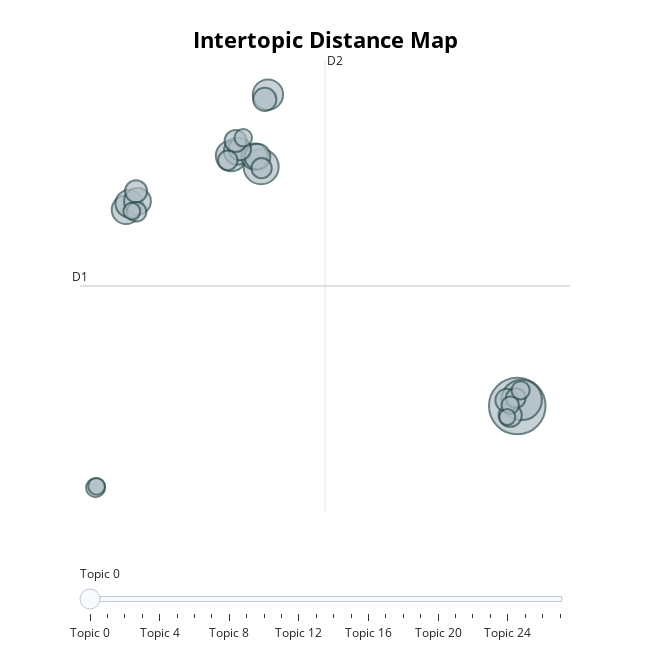

This figure's notebook cell:
### Code cell
word_wizard.topic_model.visualize_topics()

### Figure 1 — Plotly figure (JSON) as saved in the notebook; plotly's stock layout.template omitted (floating-point values rounded to 4 significant figures)
{"data": [{"customdata": [[0, "market | reports | research | studies | statistics", 125], [1, "research | findings | methodology82 | methodology | methodologyresearch", 64], [2, "quantum | sales | global | computing | manufacturers", 48], [3, "stocks | billionaires | stock | nasdaqbidu | investors", 37], [4, "toshiba | qx | quantum | digital | technological", 36], [5, "qubits | quantum | computing | computers | computational", 32], [6, "quantum | qubits | phonons | phonon | qubit", 29], [7, "quantum | gpu | nvidia | engines | computational", 28], [8, "quantum | markets | market | technologies | overview", 28], [9, "quantum | computing | technologies | trends | future", 27], [10, "quantum | 2029 | 2023 | 2028 | 2022", 26], [11, "forecast | markets | market | growth | japan", 21], [12, "regions | asia | region | regional | america", 21], [13, "quantum | ibms | manufacturers | qexa | supercomputing", 21], [14, "simulatormarket | simulator | quantum | computing | applications", 20], [15, "technologies | quantum | innovation | ethical | risks", 19], [16, "markets | quantum | market | marketplace | industry", 19], [17, "quantum | express | computing | future | 2030", 16], [18, "marketwatch | editorialcomtexcom | release | market | emailsales360marketupdatescom", 15], [19, "qristal | quantumbased | quantumenhanced | quantum | sdk", 15], [20, "billionaire | investments | holdings | investors | million", 15], [21, "14242530807 | 3239 | contact | 0807 | 0946", 14], [22, "channel | distributorstraders | distributors | marketing | sales", 13], [23, "quantum | marketsegmentation | marketsegment | enterprise | market", 12], [24, "market | global | growth | currency | vendors", 12], [25, "comtex434658069259820230609t052446 | comtex434646194259820230609t022744 | comtex434861594277820230612t075023 | comtex434868934259820230612t092824 | comtex434814527259820230611t151415", 11], [26, "graphene | graphenes | qubits | quantum | semiconductors", 11], [27, "forecast | forecasted | consumption | production | revenue", 10]], "hovertemplate": "<b>Topic %{customdata[0]}</b><br>%{customdata[1]}<br>Size: %{customdata[2]}", "legendgroup": "", "marker": {"color": "#B0BEC5", "line": {"color": "DarkSlateGrey", "width": 2}, "size": [125, 64, 48, 37, 36, 32, 29, 28, 28, 27, 26, 21, 21, 21, 20, 19, 19, 16, 15, 15, 15, 14, 13, 12, 12, 11, 11, 10], "sizemode": "area", "sizeref": 0.07812, "symbol": "circle"}, "mode": "markers", "name": "", "orientation": "v", "showlegend": false, "type": "scatter", "x": [21.6, 21.9, 4.199, 2.167, 4.66, -4.979, -4.776, -4.203, 2.578, 3.754, 3.945, 21.12, 20.9, 4.446, 2.742, -4.299, 2.464, 4.228, 21.5, -4.266, 1.929, -7.051, 21.83, 2.986, 21.12, -6.981, -4.592, 20.92], "xaxis": "x", "y": [-4.179, -3.861, 8.221, 8.783, 11.96, 5.993, 6.31, 6.429, 9.024, 8.746, 8.743, -4.659, -3.885, 11.71, 9.138, 6.947, 9.554, 8.148, -3.764, 5.891, 8.551, -8.409, -3.366, 9.718, -4.137, -8.339, 5.915, -4.751], "yaxis": "y"}], "layout": {"annotations": [{"showarrow": false, "text": "D1", "x": -8.109, "y": 2.04, "yshift": 10}, {"showarrow": false, "text": "D2", "x": 8.537, "xshift": 10, "y": 13.75}], "height": 650, "hoverlabel": {"bgcolor": "white", "font": {"family": "Rockwell", "size": 16}}, "legend": {"itemsizing": "constant", "tracegroupgap": 0}, "margin": {"t": 60}, "shapes": [{"line": {"color": "#CFD8DC", "width": 2}, "type": "line", "x0": 8.537, "x1": 8.537, "y0": -9.671, "y1": 13.75}, {"line": {"color": "#9E9E9E", "width": 2}, "type": "line", "x0": -8.109, "x1": 25.18, "y0": 2.04, "y1": 2.04}], "sliders": [{"active": 0, "pad": {"t": 50}, "steps": [{"args": [{"marker.color": [["red", "#B0BEC5", "#B0BEC5", "#B0BEC5", "#B0BEC5", "#B0BEC5", "#B0BEC5", "#B0BEC5", "#B0BEC5", "#B0BEC5", "#B0BEC5", "#B0BEC5", "#B0BEC5", "#B0BEC5", "#B0BEC5", "#B0BEC5", "#B0BEC5", "#B0BEC5", "#B0BEC5", "#B0BEC5", "#B0BEC5", "#B0BEC5", "#B0BEC5", "#B0BEC5", "#B0BEC5", "#B0BEC5", "#B0BEC5", "#B0BEC5"]]}], "label": "Topic 0", "method": "update"}, {"args": [{"marker.color": [["#B0BEC5", "red", "#B0BEC5", "#B0BEC5", "#B0BEC5", "#B0BEC5", "#B0BEC5", "#B0BEC5", "#B0BEC5", "#B0BEC5", "#B0BEC5", "#B0BEC5", "#B0BEC5", "#B0BEC5", "#B0BEC5", "#B0BEC5", "#B0BEC5", "#B0BEC5", "#B0BEC5", "#B0BEC5", "#B0BEC5", "#B0BEC5", "#B0BEC5", "#B0BEC5", "#B0BEC5", "#B0BEC5", "#B0BEC5", "#B0BEC5"]]}], "label": "Topic 1", "method": "update"}, {"args": [{"marker.color": [["#B0BEC5", "#B0BEC5", "red", "#B0BEC5", "#B0BEC5", "#B0BEC5", "#B0BEC5", "#B0BEC5", "#B0BEC5", "#B0BEC5", "#B0BEC5", "#B0BEC5", "#B0BEC5", "#B0BEC5", "#B0BEC5", "#B0BEC5", "#B0BEC5", "#B0BEC5", "#B0BEC5", "#B0BEC5", "#B0BEC5", "#B0BEC5", "#B0BEC5", "#B0BEC5", "#B0BEC5", "#B0BEC5", "#B0BEC5", "#B0BEC5"]]}], "label": "Topic 2", "method": "update"}, {"args": [{"marker.color": [["#B0BEC5", "#B0BEC5", "#B0BEC5", "red", "#B0BEC5", "#B0BEC5", "#B0BEC5", "#B0BEC5", "#B0BEC5", "#B0BEC5", "#B0BEC5", "#B0BEC5", "#B0BEC5", "#B0BEC5", "#B0BEC5", "#B0BEC5", "#B0BEC5", "#B0BEC5", "#B0BEC5", "#B0BEC5", "#B0BEC5", "#B0BEC5", "#B0BEC5", "#B0BEC5", "#B0BEC5", "#B0BEC5", "#B0BEC5", "#B0BEC5"]]}], "label": "Topic 3", "method": "update"}, {"args": [{"marker.color": [["#B0BEC5", "#B0BEC5", "#B0BEC5", "#B0BEC5", "red", "#B0BEC5", "#B0BEC5", "#B0BEC5", "#B0BEC5", "#B0BEC5", "#B0BEC5", "#B0BEC5", "#B0BEC5", "#B0BEC5", "#B0BEC5", "#B0BEC5", "#B0BEC5", "#B0BEC5", "#B0BEC5", "#B0BEC5", "#B0BEC5", "#B0BEC5", "#B0BEC5", "#B0BEC5", "#B0BEC5", "#B0BEC5", "#B0BEC5", "#B0BEC5"]]}], "label": "Topic 4", "method": "update"}, {"args": [{"marker.color": [["#B0BEC5", "#B0BEC5", "#B0BEC5", "#B0BEC5", "#B0BEC5", "red", "#B0BEC5", "#B0BEC5", "#B0BEC5", "#B0BEC5", "#B0BEC5", "#B0BEC5", "#B0BEC5", "#B0BEC5", "#B0BEC5", "#B0BEC5", "#B0BEC5", "#B0BEC5", "#B0BEC5", "#B0BEC5", "#B0BEC5", "#B0BEC5", "#B0BEC5", "#B0BEC5", "#B0BEC5", "#B0BEC5", "#B0BEC5", "#B0BEC5"]]}], "label": "Topic 5", "method": "update"}, {"args": [{"marker.color": [["#B0BEC5", "#B0BEC5", "#B0BEC5", "#B0BEC5", "#B0BEC5", "#B0BEC5", "red", "#B0BEC5", "#B0BEC5", "#B0BEC5", "#B0BEC5", "#B0BEC5", "#B0BEC5", "#B0BEC5", "#B0BEC5", "#B0BEC5", "#B0BEC5", "#B0BEC5", "#B0BEC5", "#B0BEC5", "#B0BEC5", "#B0BEC5", "#B0BEC5", "#B0BEC5", "#B0BEC5", "#B0BEC5", "#B0BEC5", "#B0BEC5"]]}], "label": "Topic 6", "method": "update"}, {"args": [{"marker.color": [["#B0BEC5", "#B0BEC5", "#B0BEC5", "#B0BEC5", "#B0BEC5", "#B0BEC5", "#B0BEC5", "red", "#B0BEC5", "#B0BEC5", "#B0BEC5", "#B0BEC5", "#B0BEC5", "#B0BEC5", "#B0BEC5", "#B0BEC5", "#B0BEC5", "#B0BEC5", "#B0BEC5", "#B0BEC5", "#B0BEC5", "#B0BEC5", "#B0BEC5", "#B0BEC5", "#B0BEC5", "#B0BEC5", "#B0BEC5", "#B0BEC5"]]}], "label": "Topic 7", "method": "update"}, {"args": [{"marker.color": [["#B0BEC5", "#B0BEC5", "#B0BEC5", "#B0BEC5", "#B0BEC5", "#B0BEC5", "#B0BEC5", "#B0BEC5", "red", "#B0BEC5", "#B0BEC5", "#B0BEC5", "#B0BEC5", "#B0BEC5", "#B0BEC5", "#B0BEC5", "#B0BEC5", "#B0BEC5", "#B0BEC5", "#B0BEC5", "#B0BEC5", "#B0BEC5", "#B0BEC5", "#B0BEC5", "#B0BEC5", "#B0BEC5", "#B0BEC5", "#B0BEC5"]]}], "label": "Topic 8", "method": "update"}, {"args": [{"marker.color": [["#B0BEC5", "#B0BEC5", "#B0BEC5", "#B0BEC5", "#B0BEC5", "#B0BEC5", "#B0BEC5", "#B0BEC5", "#B0BEC5", "red", "#B0BEC5", "#B0BEC5", "#B0BEC5", "#B0BEC5", "#B0BEC5", "#B0BEC5", "#B0BEC5", "#B0BEC5", "#B0BEC5", "#B0BEC5", "#B0BEC5", "#B0BEC5", "#B0BEC5", "#B0BEC5", "#B0BEC5", "#B0BEC5", "#B0BEC5", "#B0BEC5"]]}], "label": "Topic 9", "method": "update"}, {"args": [{"marker.color": [["#B0BEC5", "#B0BEC5", "#B0BEC5", "#B0BEC5", "#B0BEC5", "#B0BEC5", "#B0BEC5", "#B0BEC5", "#B0BEC5", "#B0BEC5", "red", "#B0BEC5", "#B0BEC5", "#B0BEC5", "#B0BEC5", "#B0BEC5", "#B0BEC5", "#B0BEC5", "#B0BEC5", "#B0BEC5", "#B0BEC5", "#B0BEC5", "#B0BEC5", "#B0BEC5", "#B0BEC5", "#B0BEC5", "#B0BEC5", "#B0BEC5"]]}], "label": "Topic 10", "method": "update"}, {"args": [{"marker.color": [["#B0BEC5", "#B0BEC5", "#B0BEC5", "#B0BEC5", "#B0BEC5", "#B0BEC5", "#B0BEC5", "#B0BEC5", "#B0BEC5", "#B0BEC5", "#B0BEC5", "red", "#B0BEC5", "#B0BEC5", "#B0BEC5", "#B0BEC5", "#B0BEC5", "#B0BEC5", "#B0BEC5", "#B0BEC5", "#B0BEC5", "#B0BEC5", "#B0BEC5", "#B0BEC5", "#B0BEC5", "#B0BEC5", "#B0BEC5", "#B0BEC5"]]}], "label": "Topic 11", "method": "update"}, {"args": [{"marker.color": [["#B0BEC5", "#B0BEC5", "#B0BEC5", "#B0BEC5", "#B0BEC5", "#B0BEC5", "#B0BEC5", "#B0BEC5", "#B0BEC5", "#B0BEC5", "#B0BEC5", "#B0BEC5", "red", "#B0BEC5", "#B0BEC5", "#B0BEC5", "#B0BEC5", "#B0BEC5", "#B0BEC5", "#B0BEC5", "#B0BEC5", "#B0BEC5", "#B0BEC5", "#B0BEC5", "#B0BEC5", "#B0BEC5", "#B0BEC5", "#B0BEC5"]]}], "label": "Topic 12", "method": "update"}, {"args": [{"marker.color": [["#B0BEC5", "#B0BEC5", "#B0BEC5", "#B0BEC5", "#B0BEC5", "#B0BEC5", "#B0BEC5", "#B0BEC5", "#B0BEC5", "#B0BEC5", "#B0BEC5", "#B0BEC5", "#B0BEC5", "red", "#B0BEC5", "#B0BEC5", "#B0BEC5", "#B0BEC5", "#B0BEC5", "#B0BEC5", "#B0BEC5", "#B0BEC5", "#B0BEC5", "#B0BEC5", "#B0BEC5", "#B0BEC5", "#B0BEC5", "#B0BEC5"]]}], "label": "Topic 13", "method": "update"}, {"args": [{"marker.color": [["#B0BEC5", "#B0BEC5", "#B0BEC5", "#B0BEC5", "#B0BEC5", "#B0BEC5", "#B0BEC5", "#B0BEC5", "#B0BEC5", "#B0BEC5", "#B0BEC5", "#B0BEC5", "#B0BEC5", "#B0BEC5", "red", "#B0BEC5", "#B0BEC5", "#B0BEC5", "#B0BEC5", "#B0BEC5", "#B0BEC5", "#B0BEC5", "#B0BEC5", "#B0BEC5", "#B0BEC5", "#B0BEC5", "#B0BEC5", "#B0BEC5"]]}], "label": "Topic 14", "method": "update"}, {"args": [{"marker.color": [["#B0BEC5", "#B0BEC5", "#B0BEC5", "#B0BEC5", "#B0BEC5", "#B0BEC5", "#B0BEC5", "#B0BEC5", "#B0BEC5", "#B0BEC5", "#B0BEC5", "#B0BEC5", "#B0BEC5", "#B0BEC5", "#B0BEC5", "red", "#B0BEC5", "#B0BEC5", "#B0BEC5", "#B0BEC5", "#B0BEC5", "#B0BEC5", "#B0BEC5", "#B0BEC5", "#B0BEC5", "#B0BEC5", "#B0BEC5", "#B0BEC5"]]}], "label": "Topic 15", "method": "update"}, {"args": [{"marker.color": [["#B0BEC5", "#B0BEC5", "#B0BEC5", "#B0BEC5", "#B0BEC5", "#B0BEC5", "#B0BEC5", "#B0BEC5", "#B0BEC5", "#B0BEC5", "#B0BEC5", "#B0BEC5", "#B0BEC5", "#B0BEC5", "#B0BEC5", "#B0BEC5", "red", "#B0BEC5", "#B0BEC5", "#B0BEC5", "#B0BEC5", "#B0BEC5", "#B0BEC5", "#B0BEC5", "#B0BEC5", "#B0BEC5", "#B0BEC5", "#B0BEC5"]]}], "label": "Topic 16", "method": "update"}, {"args": [{"marker.color": [["#B0BEC5", "#B0BEC5", "#B0BEC5", "#B0BEC5", "#B0BEC5", "#B0BEC5", "#B0BEC5", "#B0BEC5", "#B0BEC5", "#B0BEC5", "#B0BEC5", "#B0BEC5", "#B0BEC5", "#B0BEC5", "#B0BEC5", "#B0BEC5", "#B0BEC5", "red", "#B0BEC5", "#B0BEC5", "#B0BEC5", "#B0BEC5", "#B0BEC5", "#B0BEC5", "#B0BEC5", "#B0BEC5", "#B0BEC5", "#B0BEC5"]]}], "label": "Topic 17", "method": "update"}, {"args": [{"marker.color": [["#B0BEC5", "#B0BEC5", "#B0BEC5", "#B0BEC5", "#B0BEC5", "#B0BEC5", "#B0BEC5", "#B0BEC5", "#B0BEC5", "#B0BEC5", "#B0BEC5", "#B0BEC5", "#B0BEC5", "#B0BEC5", "#B0BEC5", "#B0BEC5", "#B0BEC5", "#B0BEC5", "red", "#B0BEC5", "#B0BEC5", "#B0BEC5", "#B0BEC5", "#B0BEC5", "#B0BEC5", "#B0BEC5", "#B0BEC5", "#B0BEC5"]]}], "label": "Topic 18", "method": "update"}, {"args": [{"marker.color": [["#B0BEC5", "#B0BEC5", "#B0BEC5", "#B0BEC5", "#B0BEC5", "#B0BEC5", "#B0BEC5", "#B0BEC5", "#B0BEC5", "#B0BEC5", "#B0BEC5", "#B0BEC5", "#B0BEC5", "#B0BEC5", "#B0BEC5", "#B0BEC5", "#B0BEC5", "#B0BEC5", "#B0BEC5", "red", "#B0BEC5", "#B0BEC5", "#B0BEC5", "#B0BEC5", "#B0BEC5", "#B0BEC5", "#B0BEC5", "#B0BEC5"]]}], "label": "Topic 19", "method": "update"}, {"args": [{"marker.color": [["#B0BEC5", "#B0BEC5", "#B0BEC5", "#B0BEC5", "#B0BEC5", "#B0BEC5", "#B0BEC5", "#B0BEC5", "#B0BEC5", "#B0BEC5", "#B0BEC5", "#B0BEC5", "#B0BEC5", "#B0BEC5", "#B0BEC5", "#B0BEC5", "#B0BEC5", "#B0BEC5", "#B0BEC5", "#B0BEC5", "red", "#B0BEC5", "#B0BEC5", "#B0BEC5", "#B0BEC5", "#B0BEC5", "#B0BEC5", "#B0BEC5"]]}], "label": "Topic 20", "method": "update"}, {"args": [{"marker.color": [["#B0BEC5", "#B0BEC5", "#B0BEC5", "#B0BEC5", "#B0BEC5", "#B0BEC5", "#B0BEC5", "#B0BEC5", "#B0BEC5", "#B0BEC5", "#B0BEC5", "#B0BEC5", "#B0BEC5", "#B0BEC5", "#B0BEC5", "#B0BEC5", "#B0BEC5", "#B0BEC5", "#B0BEC5", "#B0BEC5", "#B0BEC5", "red", "#B0BEC5", "#B0BEC5", "#B0BEC5", "#B0BEC5", "#B0BEC5", "#B0BEC5"]]}], "label": "Topic 21", "method": "update"}, {"args": [{"marker.color": [["#B0BEC5", "#B0BEC5", "#B0BEC5", "#B0BEC5", "#B0BEC5", "#B0BEC5", "#B0BEC5", "#B0BEC5", "#B0BEC5", "#B0BEC5", "#B0BEC5", "#B0BEC5", "#B0BEC5", "#B0BEC5", "#B0BEC5", "#B0BEC5", "#B0BEC5", "#B0BEC5", "#B0BEC5", "#B0BEC5", "#B0BEC5", "#B0BEC5", "red", "#B0BEC5", "#B0BEC5", "#B0BEC5", "#B0BEC5", "#B0BEC5"]]}], "label": "Topic 22", "method": "update"}, {"args": [{"marker.color": [["#B0BEC5", "#B0BEC5", "#B0BEC5", "#B0BEC5", "#B0BEC5", "#B0BEC5", "#B0BEC5", "#B0BEC5", "#B0BEC5", "#B0BEC5", "#B0BEC5", "#B0BEC5", "#B0BEC5", "#B0BEC5", "#B0BEC5", "#B0BEC5", "#B0BEC5", "#B0BEC5", "#B0BEC5", "#B0BEC5", "#B0BEC5", "#B0BEC5", "#B0BEC5", "red", "#B0BEC5", "#B0BEC5", "#B0BEC5", "#B0BEC5"]]}], "label": "Topic 23", "method": "update"}, {"args": [{"marker.color": [["#B0BEC5", "#B0BEC5", "#B0BEC5", "#B0BEC5", "#B0BEC5", "#B0BEC5", "#B0BEC5", "#B0BEC5", "#B0BEC5", "#B0BEC5", "#B0BEC5", "#B0BEC5", "#B0BEC5", "#B0BEC5", "#B0BEC5", "#B0BEC5", "#B0BEC5", "#B0BEC5", "#B0BEC5", "#B0BEC5", "#B0BEC5", "#B0BEC5", "#B0BEC5", "#B0BEC5", "red", "#B0BEC5", "#B0BEC5", "#B0BEC5"]]}], "label": "Topic 24", "method": "update"}, {"args": [{"marker.color": [["#B0BEC5", "#B0BEC5", "#B0BEC5", "#B0BEC5", "#B0BEC5", "#B0BEC5", "#B0BEC5", "#B0BEC5", "#B0BEC5", "#B0BEC5", "#B0BEC5", "#B0BEC5", "#B0BEC5", "#B0BEC5", "#B0BEC5", "#B0BEC5", "#B0BEC5", "#B0BEC5", "#B0BEC5", "#B0BEC5", "#B0BEC5", "#B0BEC5", "#B0BEC5", "#B0BEC5", "#B0BEC5", "red", "#B0BEC5", "#B0BEC5"]]}], "label": "Topic 25", "method": "update"}, {"args": [{"marker.color": [["#B0BEC5", "#B0BEC5", "#B0BEC5", "#B0BEC5", "#B0BEC5", "#B0BEC5", "#B0BEC5", "#B0BEC5", "#B0BEC5", "#B0BEC5", "#B0BEC5", "#B0BEC5", "#B0BEC5", "#B0BEC5", "#B0BEC5", "#B0BEC5", "#B0BEC5", "#B0BEC5", "#B0BEC5", "#B0BEC5", "#B0BEC5", "#B0BEC5", "#B0BEC5", "#B0BEC5", "#B0BEC5", "#B0BEC5", "red", "#B0BEC5"]]}], "label": "Topic 26", "method": "update"}, {"args": [{"marker.color": [["#B0BEC5", "#B0BEC5", "#B0BEC5", "#B0BEC5", "#B0BEC5", "#B0BEC5", "#B0BEC5", "#B0BEC5", "#B0BEC5", "#B0BEC5", "#B0BEC5", "#B0BEC5", "#B0BEC5", "#B0BEC5", "#B0BEC5", "#B0BEC5", "#B0BEC5", "#B0BEC5", "#B0BEC5", "#B0BEC5", "#B0BEC5", "#B0BEC5", "#B0BEC5", "#B0BEC5", "#B0BEC5", "#B0BEC5", "#B0BEC5", "red"]]}], "label": "Topic 27", "method": "update"}]}], "title": {"font": {"color": "Black", "size": 22}, "text": "<b>Intertopic Distance Map</b>", "x": 0.5, "xanchor": "center", "y": 0.95, "yanchor": "top"}, "width": 650, "xaxis": {"anchor": "y", "domain": [0, 1], "range": [-8.109, 25.18], "title": {"text": ""}, "visible": false}, "yaxis": {"anchor": "x", "domain": [0, 1], "range": [-9.671, 13.75], "title": {"text": ""}, "visible": false}}}
